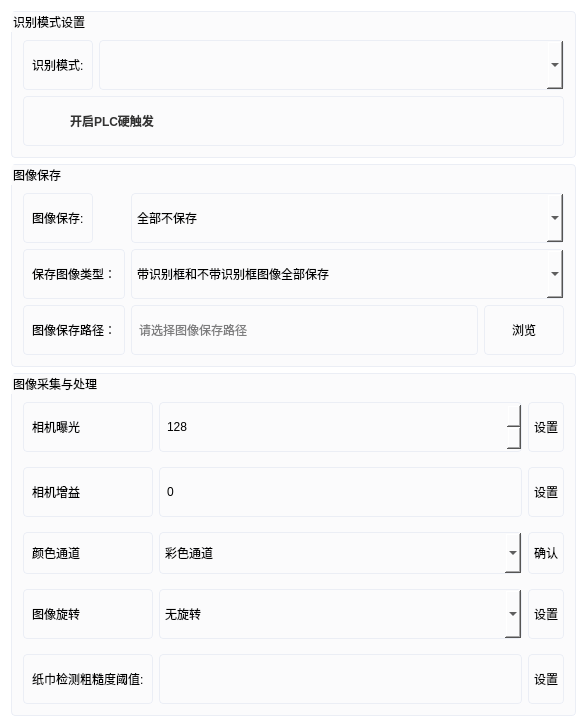
             <widget class="QWidget" name="widget_imageSettingsScrollContent">
              <property name="geometry">
               <rect>
                <x>0</x>
                <y>0</y>
                <width>587</width>
                <height>662</height>
               </rect>
              </property>
              <property name="styleSheet">
               <string notr="true">background:white;</string>
              </property>
              <layout class="QGridLayout" name="gridLayout_imageSettings">
               <item row="0" column="0">
                <widget class="QGroupBox" name="groupBox_detectionMode">
                 <property name="styleSheet">
                  <string notr="true">background: #fbfbfc; border: 1px solid #ebeef5; border-radius: 4px; padding: 5px;</string>
                 </property>
                 <property name="title">
                  <string>识别模式设置</string>
                 </property>
                 <layout class="QFormLayout" name="formLayout_detectionMode">
                  <item row="0" column="0">
                   <widget class="QLabel" name="label_detectionMode">
                    <property name="text">
                     <string>识别模式:</string>
                    </property>
                   </widget>
                  </item>
                  <item row="0" column="1">
                   <widget class="QComboBox" name="comboBox_detectionMode">
                    <property name="minimumSize">
                     <size>
                      <width>0</width>
                      <height>50</height>
                     </size>
                    </property>
                   </widget>
                  </item>
                  <item row="1" column="0" colspan="2">
                   <widget class="QCheckBox" name="checkBox_hardwareTriggerEnabled">
                    <property name="minimumSize">
                     <size>
                      <width>0</width>
                      <height>50</height>
                     </size>
                    </property>
                    <property name="styleSheet">
                     <string notr="true">QCheckBox {
    background-color: transparent;
    border: 1px solid #ebeef5;
    border-radius: 4px;
    color: #333333;
    font-weight: bold;
    padding: 6px 12px;
    spacing: 10px;
}
QCheckBox:hover {
    background-color: #f2f6fc;
}
QCheckBox::indicator {
    width: 24px;
    height: 24px;
}</string>
                    </property>
                    <property name="text">
                     <string>开启PLC硬触发</string>
                    </property>
                   </widget>
                  </item>
                 </layout>
                </widget>
               </item>
               <item row="2" column="0">
                <widget class="QGroupBox" name="groupBox_imageSaving">
                 <property name="styleSheet">
                  <string notr="true">background: #fbfbfc; border: 1px solid #ebeef5; border-radius: 4px; padding: 5px;</string>
                 </property>
                 <property name="title">
                  <string>图像保存</string>
                 </property>
                 <layout class="QFormLayout" name="formLayout_imageSaving">
                  <item row="0" column="0">
                   <widget class="QLabel" name="label_imageSaveRange">
                    <property name="text">
                     <string>图像保存:</string>
                    </property>
                   </widget>
                  </item>
                  <item row="0" column="1">
                   <widget class="QComboBox" name="comboBox_imageSaveRange">
                    <property name="minimumSize">
                     <size>
                      <width>0</width>
                      <height>50</height>
                     </size>
                    </property>
                    <item>
                     <property name="text">
                      <string>全部不保存</string>
                     </property>
                    </item>
                    <item>
                     <property name="text">
                      <string>不合格图像</string>
                     </property>
                    </item>
                    <item>
                     <property name="text">
                      <string>合格图像</string>
                     </property>
                    </item>
                    <item>
                     <property name="text">
                      <string>全部保存</string>
                     </property>
                    </item>
                   </widget>
                  </item>
                  <item row="1" column="0">
                   <widget class="QLabel" name="label_imageSaveContent">
                    <property name="minimumSize">
                     <size>
                      <width>0</width>
                      <height>50</height>
                     </size>
                    </property>
                    <property name="text">
                     <string>保存图像类型：</string>
                    </property>
                   </widget>
                  </item>
                  <item row="1" column="1">
                   <widget class="QComboBox" name="comboBox_imageSaveContent">
                    <property name="minimumSize">
                     <size>
                      <width>0</width>
                      <height>50</height>
                     </size>
                    </property>
                    <item>
                     <property name="text">
                      <string>带识别框和不带识别框图像全部保存</string>
                     </property>
                    </item>
                    <item>
                     <property name="text">
                      <string>只保存带识别框图像</string>
                     </property>
                    </item>
                    <item>
                     <property name="text">
                      <string>只保存不带识别框图像</string>
                     </property>
                    </item>
                   </widget>
                  </item>
                  <item row="2" column="0">
                   <widget class="QLabel" name="label_imageSavePath">
                    <property name="minimumSize">
                     <size>
                      <width>0</width>
                      <height>50</height>
                     </size>
                    </property>
                    <property name="text">
                     <string>图像保存路径：</string>
                    </property>
                   </widget>
                  </item>
                  <item row="2" column="1">
                   <layout class="QHBoxLayout" name="horizontalLayout_imageSavePath">
                    <item>
                     <widget class="QLineEdit" name="lineEdit_imageSavePath">
                      <property name="minimumSize">
                       <size>
                        <width>0</width>
                        <height>50</height>
                       </size>
                      </property>
                      <property name="readOnly">
                       <bool>true</bool>
                      </property>
                      <property name="placeholderText">
                       <string>请选择图像保存路径</string>
                      </property>
                     </widget>
                    </item>
                    <item>
                     <widget class="QPushButton" name="pushButton_browseImageSavePath">
                      <property name="minimumSize">
                       <size>
                        <width>80</width>
                        <height>50</height>
                       </size>
                      </property>
                      <property name="maximumSize">
                       <size>
                        <width>100</width>
                        <height>16777215</height>
                       </size>
                      </property>
                      <property name="text">
                       <string>浏览</string>
                      </property>
                     </widget>
                    </item>
                   </layout>
                  </item>
                 </layout>
                </widget>
               </item>
               <item row="3" column="0">
                <widget class="QGroupBox" name="groupBox_imageAcquisitionAndProcessing">
                 <property name="styleSheet">
                  <string notr="true">background: #fbfbfc; border: 1px solid #ebeef5; border-radius: 4px; padding: 5px;</string>
                 </property>
                 <property name="title">
                  <string>图像采集与处理</string>
                 </property>
                 <layout class="QGridLayout" name="gridLayout_imageAcquisitionAndProcessing" columnstretch="0,1,0">
                  <property name="verticalSpacing">
                   <number>15</number>
                  </property>
                  <item row="1" column="1">
                   <widget class="QSpinBox" name="spinBox_cameraExposure">
                    <property name="minimumSize">
                     <size>
                      <width>0</width>
                      <height>50</height>
                     </size>
                    </property>
                    <property name="maximum">
                     <number>2147483647</number>
                    </property>
                    <property name="value">
                     <number>128</number>
                    </property>
                   </widget>
                  </item>
                  <item row="1" column="2">
                   <widget class="QPushButton" name="pushButton_applyCameraExposure">
                    <property name="minimumSize">
                     <size>
                      <width>0</width>
                      <height>50</height>
                     </size>
                    </property>
                    <property name="text">
                     <string>设置</string>
                    </property>
                   </widget>
                  </item>
                  <item row="1" column="0">
                   <widget class="QLabel" name="label_cameraExposure">
                    <property name="text">
                     <string>相机曝光</string>
                    </property>
                   </widget>
                  </item>
                  <item row="6" column="0">
                   <widget class="QLabel" name="label_colorChannel">
                    <property name="minimumSize">
                     <size>
                      <width>0</width>
                      <height>42</height>
                     </size>
                    </property>
                    <property name="text">
                     <string>颜色通道</string>
                    </property>
                   </widget>
                  </item>
                  <item row="7" column="2">
                   <widget class="QPushButton" name="pushButton_applyImageRotation">
                    <property name="minimumSize">
                     <size>
                      <width>0</width>
                      <height>50</height>
                     </size>
                    </property>
                    <property name="text">
                     <string>设置</string>
                    </property>
                   </widget>
                  </item>
                  <item row="5" column="1">
                   <widget class="QLineEdit" name="lineEdit_cameraGain">
                    <property name="sizePolicy">
                     <sizepolicy hsizetype="Preferred" vsizetype="Fixed">
                      <horstretch>0</horstretch>
                      <verstretch>0</verstretch>
                     </sizepolicy>
                    </property>
                    <property name="minimumSize">
                     <size>
                      <width>0</width>
                      <height>50</height>
                     </size>
                    </property>
                    <property name="text">
                     <string>0</string>
                    </property>
                   </widget>
                  </item>
                  <item row="7" column="1">
                   <widget class="QComboBox" name="comboBox_imageRotation">
                    <property name="minimumSize">
                     <size>
                      <width>0</width>
                      <height>50</height>
                     </size>
                    </property>
                    <item>
                     <property name="text">
                      <string>无旋转</string>
                     </property>
                    </item>
                    <item>
                     <property name="text">
                      <string>顺时针90°</string>
                     </property>
                    </item>
                    <item>
                     <property name="text">
                      <string>逆时针90°</string>
                     </property>
                    </item>
                    <item>
                     <property name="text">
                      <string>180°</string>
                     </property>
                    </item>
                   </widget>
                  </item>
                  <item row="9" column="0">
                   <widget class="QLabel" name="label_tissueRoughnessThreshold">
                    <property name="text">
                     <string>纸巾检测粗糙度阈值:</string>
                    </property>
                   </widget>
                  </item>
                  <item row="5" column="0">
                   <widget class="QLabel" name="label_cameraGain">
                    <property name="text">
                     <string>相机增益</string>
                    </property>
                   </widget>
                  </item>
                  <item row="5" column="2">
                   <widget class="QPushButton" name="pushButton_applyCameraGain">
                    <property name="minimumSize">
                     <size>
                      <width>0</width>
                      <height>50</height>
                     </size>
                    </property>
                    <property name="text">
                     <string>设置</string>
                    </property>
                   </widget>
                  </item>
                  <item row="9" column="2">
                   <widget class="QPushButton" name="pushButton_applyTissueRoughnessThreshold">
                    <property name="minimumSize">
                     <size>
                      <width>0</width>
                      <height>50</height>
                     </size>
                    </property>
                    <property name="text">
                     <string>设置</string>
                    </property>
                   </widget>
                  </item>
                  <item row="9" column="1">
                   <widget class="QLineEdit" name="lineEdit_tissueRoughnessThreshold">
                    <property name="minimumSize">
                     <size>
                      <width>0</width>
                      <height>50</height>
                     </size>
                    </property>
                    <property name="text">
                     <string/>
                    </property>
                   </widget>
                  </item>
                  <item row="6" column="2">
                   <widget class="QPushButton" name="pushButton_applyColorChannel">
                    <property name="minimumSize">
                     <size>
                      <width>0</width>
                      <height>42</height>
                     </size>
                    </property>
                    <property name="text">
                     <string>确认</string>
                    </property>
                   </widget>
                  </item>
                  <item row="6" column="1">
                   <widget class="QComboBox" name="comboBox_colorChannel">
                    <property name="minimumSize">
                     <size>
                      <width>0</width>
                      <height>42</height>
                     </size>
                    </property>
                    <item>
                     <property name="text">
                      <string>彩色通道</string>
                     </property>
                    </item>
                    <item>
                     <property name="text">
                      <string>红色通道</string>
                     </property>
                    </item>
                    <item>
                     <property name="text">
                      <string>绿色通道</string>
                     </property>
                    </item>
                    <item>
                     <property name="text">
                      <string>蓝色通道</string>
                     </property>
                    </item>
                   </widget>
                  </item>
                  <item row="7" column="0">
                   <widget class="QLabel" name="label_imageRotation">
                    <property name="text">
                     <string>图像旋转</string>
                    </property>
                   </widget>
                  </item>
                 </layout>
                </widget>
               </item>
               <item row="6" column="0">
                <spacer name="verticalSpacer_imageSettingsBottom">
                 <property name="orientation">
                  <enum>Qt::Vertical</enum>
                 </property>
                 <property name="sizeType">
                  <enum>QSizePolicy::Expanding</enum>
                 </property>
                 <property name="sizeHint" stdset="0">
                  <size>
                   <width>20</width>
                   <height>40</height>
                  </size>
                 </property>
                </spacer>
               </item>
              </layout>
             </widget>
